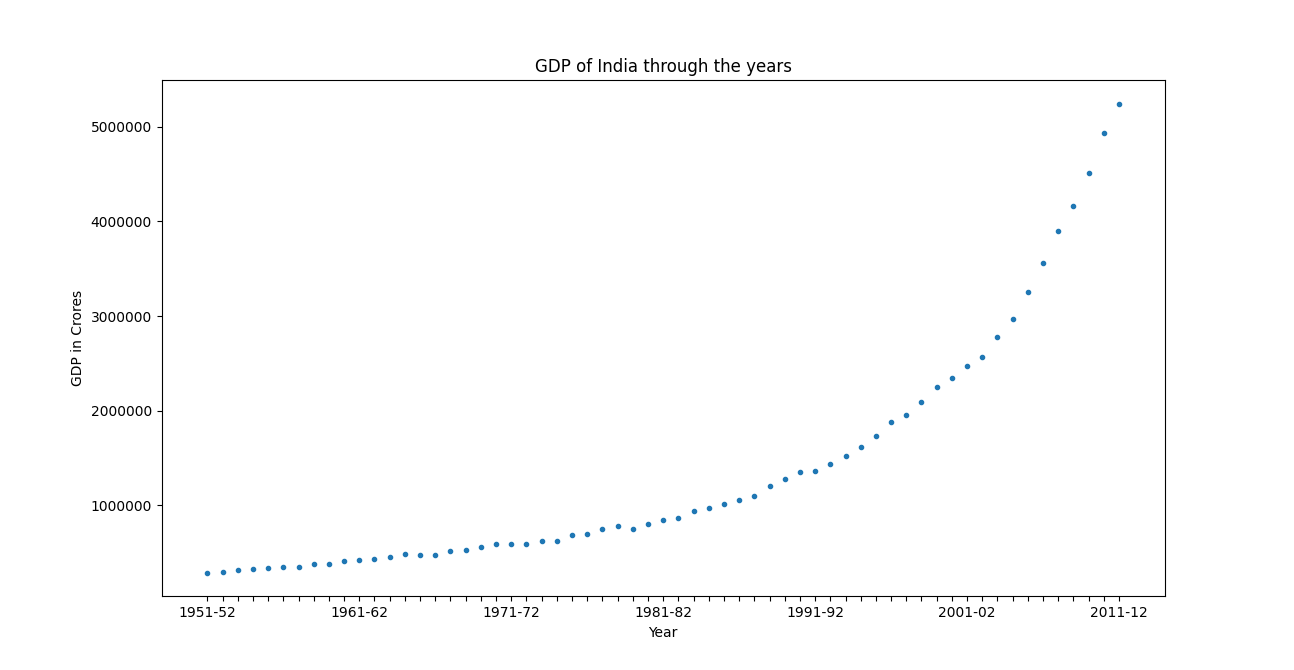

Reproduce this figure in Python.
import numpy as np
import pandas as pd
import matplotlib.pyplot as plt
import matplotlib
data=pd.read_csv("datafile.csv")
#print(data.head())
fig,ax = plt.subplots(1)
ax.scatter(data["Financial Year"],data["Gross Domestic Product (in Rs. Cr) at 2004-05 Prices"],lw=1, marker='.')
ax.set_ylabel('GDP in Crores')
ax.set_xlabel('Year')
ax.set_title('GDP of India through the years')
#ax.set_xticklabels([1951])
#ax.locator_params(axis='x', nbins=6)
every_nth = 10
for n, label in enumerate(ax.xaxis.get_ticklabels()):
    if n % every_nth != 0:
        label.set_visible(False)
plt.ticklabel_format(axis="y", style="plain")
plt.show()
